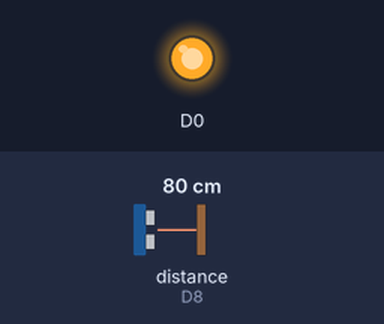
The program below on a simulated ESP8266 (NodeMCU). Parts: output pins drawn as LEDs (lit = HIGH). Dashed ring = blinking. The test bench sets the inputs (shaded band); at power-on: distance to the obstacle (sensor on D8) 80 cm. The echo pulse lasts 58.3 µs per cm; WiFi joins after 1.5 s; servers stay silent unless stated; network time is answered at once with the bench clock; the local clock reads 2024-03-15 10:24:30 at power-on unless the program sets it; what the program prints to the serial monitor is not drawn.

Above: at 1.7 s.
At 2.8 s:
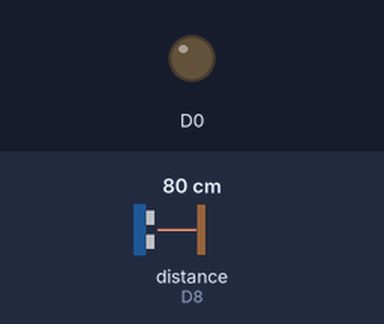
2.9 s: distance to the obstacle (sensor on D8) set to 12 cm
At 3.2 s:
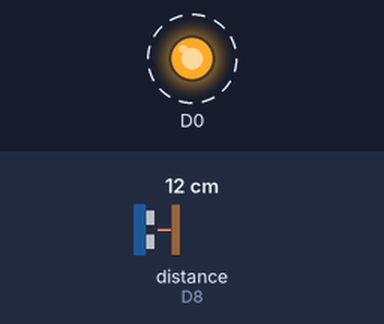
5.9 s: distance to the obstacle (sensor on D8) set to 9 cm
Timing chart, 0 to 18.9 s (numbered marks = the images above; inputs shaded):
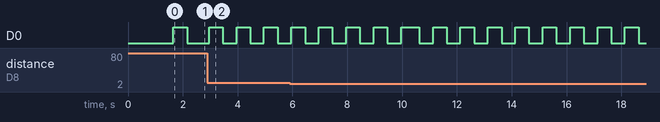

The program:

main.cpp
```cpp
#include <Arduino.h>
//FirebaseESP8266.h must be included before ESP8266WiFi.h
#include "FirebaseESP8266.h"
#include "Ping.h"
#include <ESP8266WiFi.h>
#include "Tangki.h"
#include "Loger.h"
#include "Event.h"
#include <SimpleKalmanFilter.h>


const char *ssid     = "ardinista";
const char *password = "ardiasta";
#define TRIGGER_PIN  D7  // Arduino pin tied to trigger pin on the ultrasonic sensor.
#define ECHO_PIN     D8  // Arduino pin tied to echo pin on the ultrasonic sensor.
#define MAX_DISTANCE 200 // Maximum distance we want to ping for (in centimeters). Maximum sensor distance is rated at 400-500cm.


#define FIREBASE_HOST "skripsi-9726b.firebaseio.com" //Without http:// or https:// schemes
#define FIREBASE_AUTH "b5LLW3w6JPyKzecPzKwUqz3oX5sTdW2wGUOpTM4A"
#define WIFI_SSID "ardinista"
#define WIFI_PASSWORD "ardiasta"


//Define FirebaseESP8266 data object
FirebaseData firebaseData;
FirebaseData firebaseStream;
FirebaseJson json;
SimpleKalmanFilter simpleKalmanFilter(2, 2, 0.1);

Tangki tangki = Tangki(11, 2 ,false);
Ping sonar = Ping (TRIGGER_PIN, ECHO_PIN, MAX_DISTANCE); // NewPing setup of pins and maximum distance.
Loger dataLoger ;
Event event = Event(1000);
Event kedip = Event(500);
Event eventLevel = Event(50);
// Event eventLevel = Event(10);

void streamCallback(StreamData data){
  Serial.println("Stream callback ...");

  if (data.dataPath()=="/sumur"){
    dataLoger.setLevelSumur(data.floatData());
    Serial.print("level sumur =");
    Serial.println(data.floatData());
  }

  if (data.dataPath()=="/tangki_max"){
    tangki.setMax(data.floatData());
    Serial.print("max level =");
    Serial.println(data.floatData());
  }

  if (data.dataPath()=="/tangki_min"){
    tangki.setMin(data.floatData());
    Serial.print("min level =");
    Serial.println(data.floatData());
  }


  if (data.dataType() == "json"){
    FirebaseJson &json = data.jsonObject();
    String jsonStr;
    json.toString(jsonStr, true);
    size_t len = json.iteratorBegin();
    String key, value = "";
    int type = 0;
    for (size_t i = 0; i < len; i++){
      json.iteratorGet(i, type, key, value);

      if (key=="sumur"){
        dataLoger.setLevelSumur(value.toInt());
        Serial.print("sumur level log =");
        Serial.println(value.toInt());
      }

      if (key=="tangki_min"){
        tangki.setMin(value.toInt());
        Serial.print("min level =");
        Serial.println(value.toInt());
      }

      if (key=="tangki_max"){
        tangki.setMax(value.toInt());
        Serial.print("max level =");
        Serial.println(value.toInt());
      }

    }
    json.iteratorEnd();
  }
}

void streamTimeoutCallback(bool timeout)
{
  if (timeout)
  {
    Serial.println();
    Serial.println("Stream timeout, resume streaming...");
    Serial.println();
  }
}

void setup()
{

  Serial.begin(9600);
  WiFi.begin(WIFI_SSID, WIFI_PASSWORD);
  Serial.print("Connecting to Wi-Fi");
  while (WiFi.status() != WL_CONNECTED)
  {
    Serial.print(".");
    delay(300);
  }

  Serial.println();
  Serial.print("Connected with IP: ");
  Serial.println(WiFi.localIP());
  Serial.println();
  Firebase.begin(FIREBASE_HOST, FIREBASE_AUTH);
  Firebase.reconnectWiFi(true);

  firebaseStream.setBSSLBufferSize(1024, 1024);
  firebaseStream.setResponseSize(1024);

  if (!Firebase.beginStream(firebaseStream, "/tankGet"))
  {
    Serial.println("------------------------------------");
    Serial.println("Can't begin stream connection...");
    Serial.println("REASON: " + firebaseStream.errorReason());
    Serial.println("------------------------------------");
    Serial.println();
  }

  Firebase.setStreamCallback(firebaseStream, streamCallback, streamTimeoutCallback);
  // test();
  sonar.setMirorLenght(22.2);
  dataLoger.setInterval(10);
  pinMode(D0,OUTPUT);
}


float level ;//= sonar.getMirorDistance();
void loop() {
  if (eventLevel.getEvent()){
    level = sonar.getMirorDistance();
  }

  dataLoger.loop();
  if (kedip.getEvent())
  {
    digitalRead(D0)==LOW?
    digitalWrite(D0,HIGH):
    digitalWrite(D0,LOW);
  }

  if (event.getEvent()){
    Firebase.setDouble(firebaseData,"/nodeSet/tangki", level);
    dataLoger.setLevelTangki(level);

    if (tangki.setLevel(level)==LOW){
      Serial.println("motor off");
      Firebase.setBool(firebaseData, "/nodeGet/motor", false);
    }
    else
    {
      Serial.println("motor on");
      Firebase.setBool(firebaseData, "/nodeGet/motor", true);
    }

  }
}
```

Event.cpp
```cpp
#include "Event.h"
bool Event::getEvent(){
    unsigned long currentMillis = millis();
    if (currentMillis - previousMillis >= interval) {
        previousMillis = currentMillis;
        return true;
    }
    else return false;
}
void Event::setEvent(int mili_second){
    this->interval = mili_second;
}

Event::Event(int mili_second)
{
    this->interval = mili_second;
    this->previousMillis=millis();
}

Event::~Event()
{
}
```

Event.h
```cpp
#ifndef Event_H
#define Event_H

#include <Arduino.h>


class Event
{
private:
    unsigned long previousMillis,interval ;
public:
    Event(int second);
    bool getEvent();
    void setEvent(int mili_second);
    ~Event();
};


// Existing code goes here

#endif
```

Loger.cpp
```cpp
#include "Loger.h"

void Loger::setLevelSumur(int Level){
    this->sumur=Level;
}
void Loger::setLevelTangki(int Level){
    this->tangki=Level;
}

String Loger::getDay(){
    //Get a time structure
  String months[12]={"January", "February", "March", "April", "May", "June", "July", "August", "September", "October", "November", "December"};
  timeClient.update();
  unsigned long epochTime = timeClient.getEpochTime();
  struct tm *ptm = gmtime ((time_t *)&epochTime);
  int monthDay = ptm->tm_mday;
  int currentMonth = ptm->tm_mon+1;
  String currentMonthName = months[currentMonth-1];
  int currentYear = ptm->tm_year+1900;
  return String(currentYear) + "/" + String(currentMonth) + "/" + String(monthDay);
  // String currentDate = String(currentYear) + "-" + String(currentMonth) + "-" + String(monthDay)+"/";
  // return currentDate;
}

String Loger::getEtag(){
    //Get a time structure
  timeClient.update();
  unsigned long epochTime = timeClient.getEpochTime();
  struct tm *ptm = gmtime ((time_t *)&epochTime);
  int monthDay = ptm->tm_mday;
  int currentMonth = ptm->tm_mon+1;
  int currentYear = ptm->tm_year+1900;
  unsigned long rawTime = timeClient.getEpochTime();
  unsigned long hours = (rawTime % 86400L) / 3600;
  String hoursStr = hours < 10 ? "0" + String(hours) : String(hours);
  unsigned long minutes = (rawTime % 3600) / 60;
  String minuteStr = minutes < 10 ? "0" + String(minutes) : String(minutes);
  unsigned long seconds = rawTime % 60;
  String secondStr = seconds < 10 ? "0" + String(seconds) : String(seconds);
  return String(currentYear) +  String(currentMonth) + String(monthDay)+hoursStr + minuteStr + secondStr;;
}

void Loger::setInterval(int detik){
    this->event.setEvent(detik*1000);
}
void Loger::loop(){

    if (event.getEvent()) {
        this->save();
    }
}
void Loger::save(){

    String path = "/Log/"+ this->getEtag();
    Firebase.setString(firebaseLog, path  + "/Tanggal", this->getDay());
    Firebase.setString(firebaseLog, path  + "/Jam", this->timeClient.getFormattedTime());
    Firebase.setInt(firebaseLog, path  + "/Sumur", this->sumur);
    Firebase.setInt(firebaseLog, path  + "/Tangki", this->tangki);
}

Loger::Loger(/* args */)
{

    timeClient.setTimeOffset(3600*7);
    timeClient.begin();
    firebaseLog.setBSSLBufferSize(1024, 1024);
    firebaseLog.setResponseSize(1024);
    Firebase.setReadTimeout(firebaseLog, 1000 * 60);
    Firebase.setwriteSizeLimit(firebaseLog, "tiny");

}

Loger::~Loger()
{
}
```

Loger.h
```cpp
#ifndef LOGER_H
#define LOGER_H

#include <Arduino.h>
#include "FirebaseESP8266.h"
#include <NTPClient.h>
#include <WiFiUdp.h>
#include "Event.h"

class Loger
{
private:
    FirebaseData firebaseLog;
    int sumur, tangki;
    WiFiUDP ntpUDP;
    NTPClient timeClient = NTPClient(ntpUDP, "asia.pool.ntp.org", 3600*7);
    void save();
    String getDay();
    String getEtag();
    Event event = Event(10);
public:
    Loger();
    ~Loger();
    void loop();
    void setInterval(int detik);
    void setLevelSumur(int Level);
    void setLevelTangki(int Level);
};
#endif
```

Ping.cpp
```cpp
#include "Ping.h"

void Ping::setMirorLenght(float lenght){
    this->mirror=lenght;
}
float Ping::getMirorDistance(){

    SUM = SUM - READINGS[INDEX];                        // Remove the oldest entry from the sum
    VALUE = (this->mirror -(this->sonar->ping()/57.0)); // Read the next sensor value
    READINGS[INDEX] = VALUE;                            // Add the newest reading to the window
    SUM = SUM + VALUE;                                  // Add the newest reading to the sum
    INDEX = (INDEX+1) % WINDOW_SIZE;                    // Increment the index, and wrap to 0 if it exceeds the window size
    AVERAGED = SUM / WINDOW_SIZE;                       // Divide the sum of the window by the window size for the result

    return AVERAGED;
}
Ping::Ping(int triger, int echo, int max_distance)
{
    this->sonar = new NewPing (triger, echo, max_distance);
    // simpleKalmanFilter = SimpleKalmanFilter(2, 0.5, 0.1);
}

Ping::~Ping()
{
}
```

Ping.h
```cpp
#ifndef PING_H
#define PING_H
#include <Arduino.h>
#include "NewPing.h"

#define WINDOW_SIZE 25
class Ping
{
private:
    NewPing * sonar ;
    float mirror;

    int INDEX = 0;
    float VALUE = 0;
    float SUM = 0;
    float READINGS[WINDOW_SIZE];
    float AVERAGED = 0;
public:
    Ping(int triger, int echo, int max_distance);
    void setMirorLenght(float lenght);
    float getMirorDistance();
    ~Ping();
};

#endif
```

Tangki.cpp
```cpp
#include "Tangki.h"
#include <Arduino.h>
void Tangki::setMax(int high){
    Serial.print("seting max =");
    Serial.println(high);
    this->max =high;
};
void Tangki::setMin(int low){
    Serial.print("seting min =");
    Serial.println(low);
    this->min =low;
};
void Tangki::setState(bool state){
    this->state=state;
};
int Tangki::setLevel(float tinggi){
    if (tinggi >= this->max)
    {
        this->state=LOW;
    }
    else if (tinggi <= this->min)
    {
        this->state =HIGH;
    }
    return this->state;
}

Tangki::Tangki(int high, int low ,bool state)
{
    this->max =high;
    this->min =low;
    this->state=state;
}

Tangki::~Tangki()
{
}
```

Tangki.h
```cpp
#include <Arduino.h>

class Tangki
{
private:
    bool state;
public:
    int max,min;
    Tangki(int high, int low ,bool state);
    ~Tangki();
    void setState(bool state);
    void setMax(int high);
    void setMin(int low);
    int setLevel(float tinggi);

};
```
